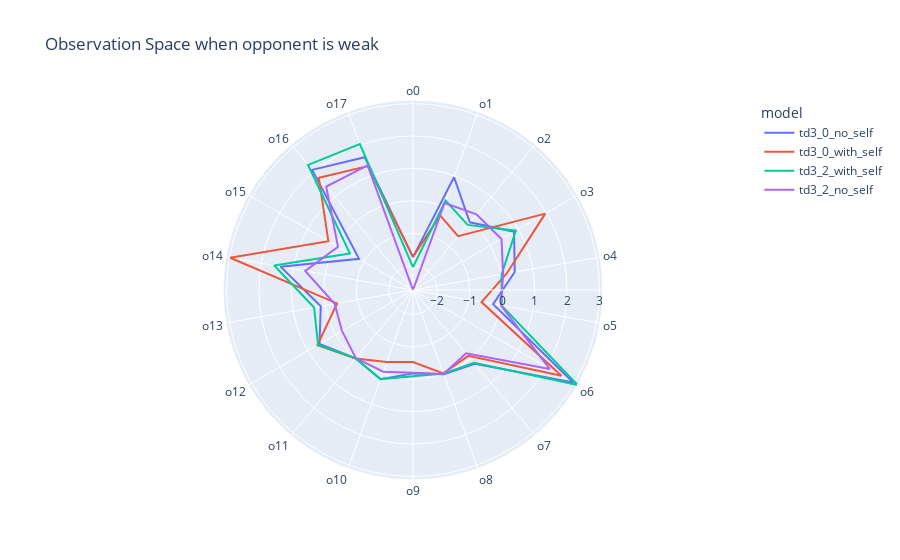
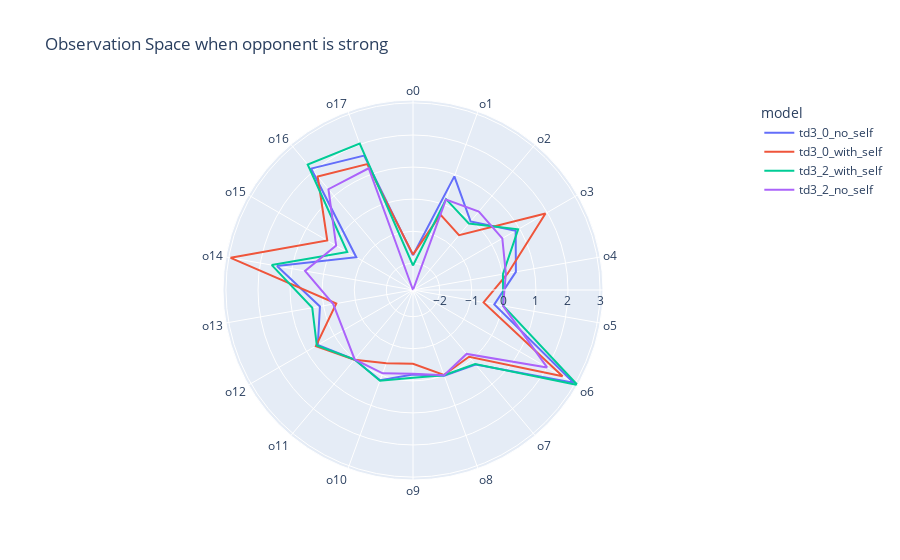

Notebook source saved alongside these figures, in order:
### Code cell
for opp in df["opponent"].unique():

    df_mean = df[["observation_space", "model", "opponent"]].copy()
    df_mean = df_mean[df_mean["opponent"] == opp]

    def convert_helper(action_space):
        action_space = [list(a) for a in action_space]
        action_space = np.array(action_space)
        action_mean = list(action_space.mean(axis=0))
        return action_mean

    df_mean["observation_space"] = df_mean["observation_space"].apply(convert_helper)
    # make every entry of action space an own column
    #df_mean = pd.DataFrame(df_mean["action_space"].to_list(), index=df_mean.index)

    df_mean = df_mean.explode("observation_space")
    unique_models = len(df_mean["model"].unique())
    df_mean["theta"] = [f"o{i}" for i in range(18)]*int(unique_models)
    # plot more df in one plot
    fig = px.line_polar(df_mean, r='observation_space', theta='theta', color="model", line_close=True, title=f"Observation Space when opponent is {opp}")

    fig.show()

### Figure 1 — Plotly figure (JSON) as saved in the notebook; plotly's stock layout.template omitted (floating-point values rounded to 4 significant figures)
{"data": [{"hovertemplate": "model=td3_0_no_self<br>observation_space=%{r}<br>theta=%{theta}<extra></extra>", "legendgroup": "td3_0_no_self", "line": {"color": "#636efa", "dash": "solid"}, "marker": {"symbol": "circle"}, "mode": "lines", "name": "td3_0_no_self", "r": [-1.735, 0.9519, -0.02486, 0.8492, 0.4367, -0.2403, 2.955, 0.2205, 0.01648, -0.1775, 0.1798, -0.0002221, 0.5799, 0.1391, 1.4, -0.8285, 2.086, 1.606, -1.735], "showlegend": true, "subplot": "polar", "theta": ["o0", "o1", "o2", "o3", "o4", "o5", "o6", "o7", "o8", "o9", "o10", "o11", "o12", "o13", "o14", "o15", "o16", "o17", "o0"], "type": "scatterpolar"}, {"hovertemplate": "model=td3_0_with_self<br>observation_space=%{r}<br>theta=%{theta}<extra></extra>", "legendgroup": "td3_0_with_self", "line": {"color": "#EF553B", "dash": "solid"}, "marker": {"symbol": "circle"}, "mode": "lines", "name": "td3_0_with_self", "r": [-1.727, -0.303, -0.5847, 1.959, 0.186, -0.6045, 2.536, -0.0972, -0.01354, -0.5275, -0.3867, 0.006865, 0.6546, -0.3703, 2.976, 0.2658, 1.768, 1.316, -1.727], "showlegend": true, "subplot": "polar", "theta": ["o0", "o1", "o2", "o3", "o4", "o5", "o6", "o7", "o8", "o9", "o10", "o11", "o12", "o13", "o14", "o15", "o16", "o17", "o0"], "type": "scatterpolar"}, {"hovertemplate": "model=td3_2_with_self<br>observation_space=%{r}<br>theta=%{theta}<extra></extra>", "legendgroup": "td3_2_with_self", "line": {"color": "#00cc96", "dash": "solid"}, "marker": {"symbol": "circle"}, "mode": "lines", "name": "td3_2_with_self", "r": [-2.044, 0.1888, -0.128, 0.9121, 0.02622, 0.02782, 3.11, 0.1774, -0.004671, -0.09036, 0.1757, 0.004578, 0.6312, 0.3488, 1.598, -0.5023, 2.286, 2.042, -2.044], "showlegend": true, "subplot": "polar", "theta": ["o0", "o1", "o2", "o3", "o4", "o5", "o6", "o7", "o8", "o9", "o10", "o11", "o12", "o13", "o14", "o15", "o16", "o17", "o0"], "type": "scatterpolar"}, {"hovertemplate": "model=td3_2_no_self<br>observation_space=%{r}<br>theta=%{theta}<extra></extra>", "legendgroup": "td3_2_no_self", "line": {"color": "#ab63fa", "dash": "solid"}, "marker": {"symbol": "circle"}, "mode": "lines", "name": "td3_2_no_self", "r": [-2.748, 0.1058, 0.2969, 0.4014, 0.07372, 0.00576, 2.117, -0.2023, 0.006461, -0.1991, -0.06583, -0.007989, -0.22, -0.2953, 0.6258, -0.07837, 1.413, 1.34, -2.748], "showlegend": true, "subplot": "polar", "theta": ["o0", "o1", "o2", "o3", "o4", "o5", "o6", "o7", "o8", "o9", "o10", "o11", "o12", "o13", "o14", "o15", "o16", "o17", "o0"], "type": "scatterpolar"}], "layout": {"legend": {"title": {"text": "model"}, "tracegroupgap": 0}, "polar": {"angularaxis": {"direction": "clockwise", "rotation": 90}, "domain": {"x": [0, 1], "y": [0, 1]}}, "title": {"text": "Observation Space when opponent is weak"}}}

### Figure 2 — Plotly figure (JSON) as saved in the notebook; plotly's stock layout.template omitted (floating-point values rounded to 4 significant figures)
{"data": [{"hovertemplate": "model=td3_0_no_self<br>observation_space=%{r}<br>theta=%{theta}<extra></extra>", "legendgroup": "td3_0_no_self", "line": {"color": "#636efa", "dash": "solid"}, "marker": {"symbol": "circle"}, "mode": "lines", "name": "td3_0_no_self", "r": [-1.748, 0.9383, -0.03858, 0.8643, 0.4256, -0.2577, 2.952, 0.2045, 0.01255, -0.1958, 0.1644, -9.774e-05, 0.5953, 0.1148, 1.474, -0.7892, 2.111, 1.628, -1.748], "showlegend": true, "subplot": "polar", "theta": ["o0", "o1", "o2", "o3", "o4", "o5", "o6", "o7", "o8", "o9", "o10", "o11", "o12", "o13", "o14", "o15", "o16", "o17", "o0"], "type": "scatterpolar"}, {"hovertemplate": "model=td3_0_with_self<br>observation_space=%{r}<br>theta=%{theta}<extra></extra>", "legendgroup": "td3_0_with_self", "line": {"color": "#EF553B", "dash": "solid"}, "marker": {"symbol": "circle"}, "mode": "lines", "name": "td3_0_with_self", "r": [-1.73, -0.3314, -0.5989, 1.938, 0.1734, -0.5971, 2.552, -0.1137, -0.01284, -0.5297, -0.4031, 0.006254, 0.6645, -0.4024, 2.942, 0.2545, 1.791, 1.346, -1.73], "showlegend": true, "subplot": "polar", "theta": ["o0", "o1", "o2", "o3", "o4", "o5", "o6", "o7", "o8", "o9", "o10", "o11", "o12", "o13", "o14", "o15", "o16", "o17", "o0"], "type": "scatterpolar"}, {"hovertemplate": "model=td3_2_with_self<br>observation_space=%{r}<br>theta=%{theta}<extra></extra>", "legendgroup": "td3_2_with_self", "line": {"color": "#00cc96", "dash": "solid"}, "marker": {"symbol": "circle"}, "mode": "lines", "name": "td3_2_with_self", "r": [-2.068, 0.182, -0.1236, 0.954, 0.01526, 0.02849, 3.092, 0.1797, -0.002859, -0.09608, 0.1797, 0.0009681, 0.631, 0.3577, 1.638, -0.4655, 2.277, 2.025, -2.068], "showlegend": true, "subplot": "polar", "theta": ["o0", "o1", "o2", "o3", "o4", "o5", "o6", "o7", "o8", "o9", "o10", "o11", "o12", "o13", "o14", "o15", "o16", "o17", "o0"], "type": "scatterpolar"}, {"hovertemplate": "model=td3_2_no_self<br>observation_space=%{r}<br>theta=%{theta}<extra></extra>", "legendgroup": "td3_2_no_self", "line": {"color": "#ab63fa", "dash": "solid"}, "marker": {"symbol": "circle"}, "mode": "lines", "name": "td3_2_no_self", "r": [-2.831, 0.1672, 0.3625, 0.3841, 0.1076, 0.02014, 1.996, -0.2309, -0.0005395, -0.2225, -0.06754, -0.004003, -0.3249, -0.3052, 0.5866, -0.06464, 1.27, 1.207, -2.831], "showlegend": true, "subplot": "polar", "theta": ["o0", "o1", "o2", "o3", "o4", "o5", "o6", "o7", "o8", "o9", "o10", "o11", "o12", "o13", "o14", "o15", "o16", "o17", "o0"], "type": "scatterpolar"}], "layout": {"legend": {"title": {"text": "model"}, "tracegroupgap": 0}, "polar": {"angularaxis": {"direction": "clockwise", "rotation": 90}, "domain": {"x": [0, 1], "y": [0, 1]}}, "title": {"text": "Observation Space when opponent is strong"}}}
